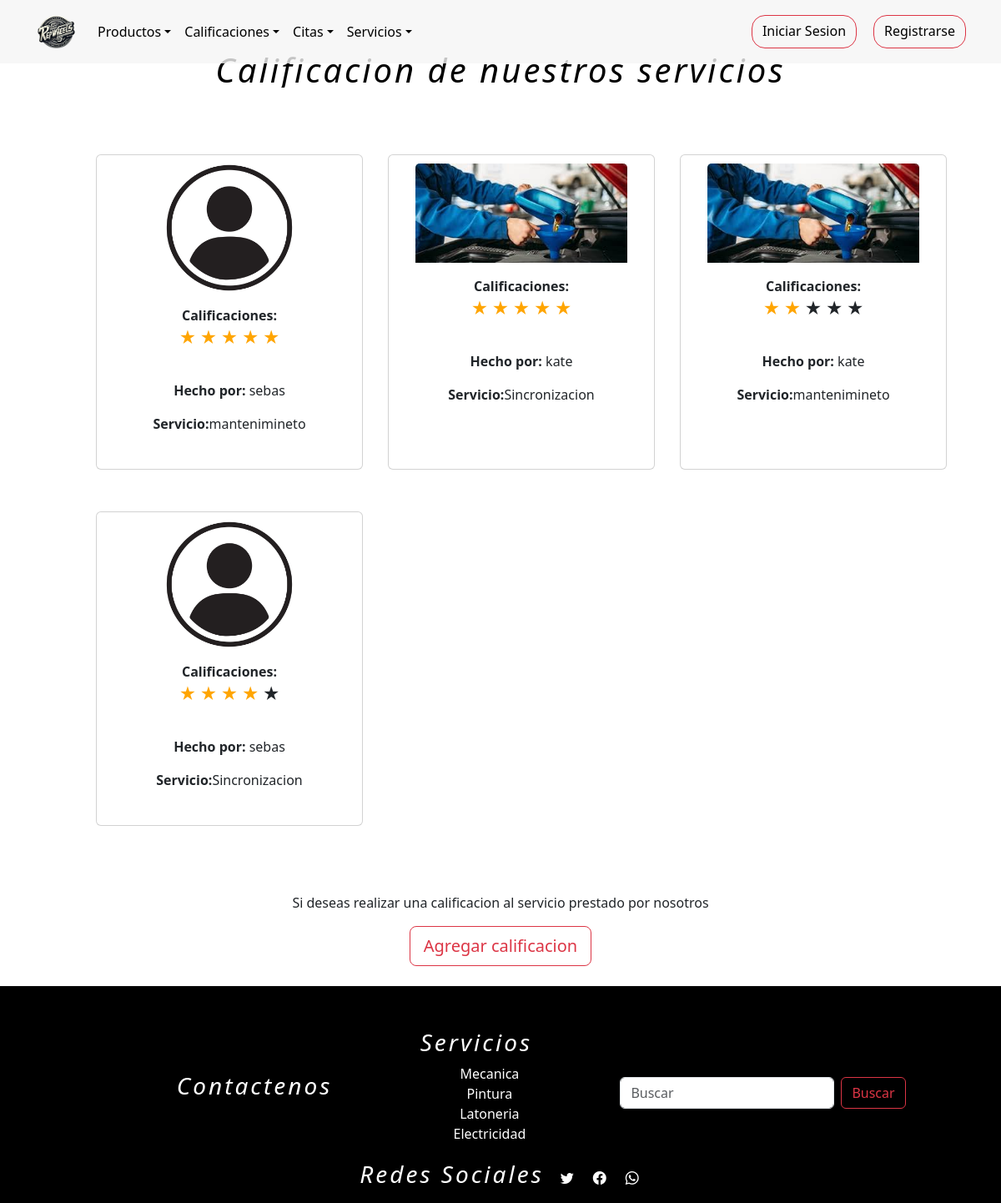
/calificaciones, run on the app's committed database.
### tienda/models.py (models this page shows, shortened)
class Calificaciones(models.Model):
    cliente = models.ForeignKey(Usuarios,on_delete=models.DO_NOTHING,blank=False,null=True)
    servicios = models.ForeignKey(Servicios,on_delete=models.DO_NOTHING,blank=False,null=True)
    foto = models.ImageField(upload_to="media/", default="media/user.png")
    Estrellas= (
        (1, "1"),
        (2,"2"),
        (3,"3"),
        (4,"4"),
        (4,"5"),
    )
    cantidad_estrellas = models.IntegerField(choices=Estrellas,default=5)

class Usuarios(AbstractUser):
    username = None
    nombre = models.CharField(max_length=254)
    email = models.EmailField(max_length=254, unique=True,blank=False,null=True)
    password = models.CharField(max_length=254,blank=False,null=True)
    foto = models.ImageField(upload_to="media/", default="media/user.png")
    token_recuperar = models.CharField(max_length=254,blank=False,null=False,default=0)
    telefono=models.IntegerField(null=False,blank=True,default='0')
    cargo = models.CharField(max_length=254,null=False)
    direccion=models.CharField(max_length=254)
    cedula=models.IntegerField(blank=True,null=False,default='0')
    ROLES = (
        (1,"administrador"),
        (2,"proveedor"),
        (3,"empleado"),
        (4,"cliente"),
    )
    rol=models.IntegerField(choices=ROLES,default=4)
    n = models.IntegerField(blank=True,null=False,default=0)
    USERNAME_FIELD = "email"
    REQUIRED_FIELDS = ["nombre"]
    objects = CustomUserManager()
    def __str__(self):
        return self.nombre

class Servicios(models.Model):
    nombre=models.CharField(max_length=254)
    descripcion_servicio = models.TextField()
    foto = models.ImageField(upload_to="media/", default="media/servicio.jpg")
    precio = models.IntegerField(null=False,blank=False,default=100000)
    def __str__(self):
        return self.nombre

### tienda/views.py (the view)
# urls.py: path('calificaciones',views.calificaciones,name='calificaciones'),
def calificaciones(request):
    q = Calificaciones.objects.all()
    s = Servicios.objects.all()
    contexto = {"data":q,"servicios":s}
    return render(request, "tienda/calificaciones/calificacion.html",contexto)

### tienda/templates/tienda/calificaciones/calificacion.html (shortened to what this page needs)
{% extends 'tienda/base.html' %}
{% load static %}
{% block contenedor %}
<main class="mainly">
  <section id="funcionC">
    <div class="tit">
      <h1>Calificacion de nuestros servicios</h1>
    </div>
    {% if data %}
      <article id="personas">
        <section class="container-fluid">
          <div id="cali">
            <div class="product">
              {% for p in data %}
              <div class="card align-items-center text-center p-10" style="width: 20rem; padding: 10px;">
              <img src="{{ p.foto.url }}" class="card-img-top" style="width:85%;">
                <div class="card-body">
                  <strong>Calificaciones: </strong>
                  <form id="form_calificaciones">
                    <p class="clasificacion">
                      <label for="radio1" class="st">★</label>
                      <label for="radio2" class="st">★</label>
                      <label for="radio3" class="st">★</label>
                      <label class="st" class="st">★</label>
                      <label for="radio5" class="st">★</label>
                    </p>
                  </form>
                  <p class="text"><strong>Hecho por:</strong> {{ p.cliente }}</p>
                  <p class="text"><strong>Servicio:</strong>{{ p.servicios }}</p>
                </div>
              </div>
              {% endfor %}
            </div>
          </div>
        </section>
      </article>
    {% else %}
          <h1>No hay calificaciones !!</h1>
    {% endif %}
    <article class="add">
      <p>Si deseas realizar una calificacion al servicio prestado por nosotros</p>
      <button class="btn btn-outline-danger btn-lg" data-bs-toggle="modal" data-bs-target="#agg">Agregar
        calificacion</button>
    </article>
  </section>
</main>
{% endblock %}

### tienda/static/tienda/css/landing.css (style rules this page uses)
section { background-color: rgb(255, 255, 255); height: 100%; }
.mainly { padding-top: 3%; }
h1 { text-align: center; }
.tit { padding: 2px,2px,2px,2px; width: 100%; height: 45px; color: black; font-style: italic; letter-spacing: 2px; }
footer h3,h1 { text-align: center; font-style: italic; letter-spacing: 3px; }
#funcionC { height: 100%; display: flex; flex-direction: column; padding: 2%; }
.add { display: flex; justify-content: center; flex-direction: column; align-items: center; }
.product { display: grid; grid-template-columns: repeat(3,350px); row-gap:50px; margin-left: 80px; align-content: center; justify-content: center; padding: 80px ; }
#form_calificaciones { width: 250px; margin: 0 auto; height: 50px; }
#form_calificaciones p { text-align: center; }
#form_calificaciones label { font-size: 20px; }
.clasificacion { direction: rtl; unicode-bidi: bidi-override; }
input[type="radio"]:checked~label { color: orange; }

### data on the page
Calificaciones: foto (placeholder picture), cliente "sebas", servicios "mantenimineto"
Calificaciones: foto (picture), cliente "kate", servicios "Sincronizacion"
Calificaciones: foto (picture), cliente "kate", servicios "mantenimineto"
Calificaciones: foto (placeholder picture), cliente "sebas", servicios "Sincronizacion"
